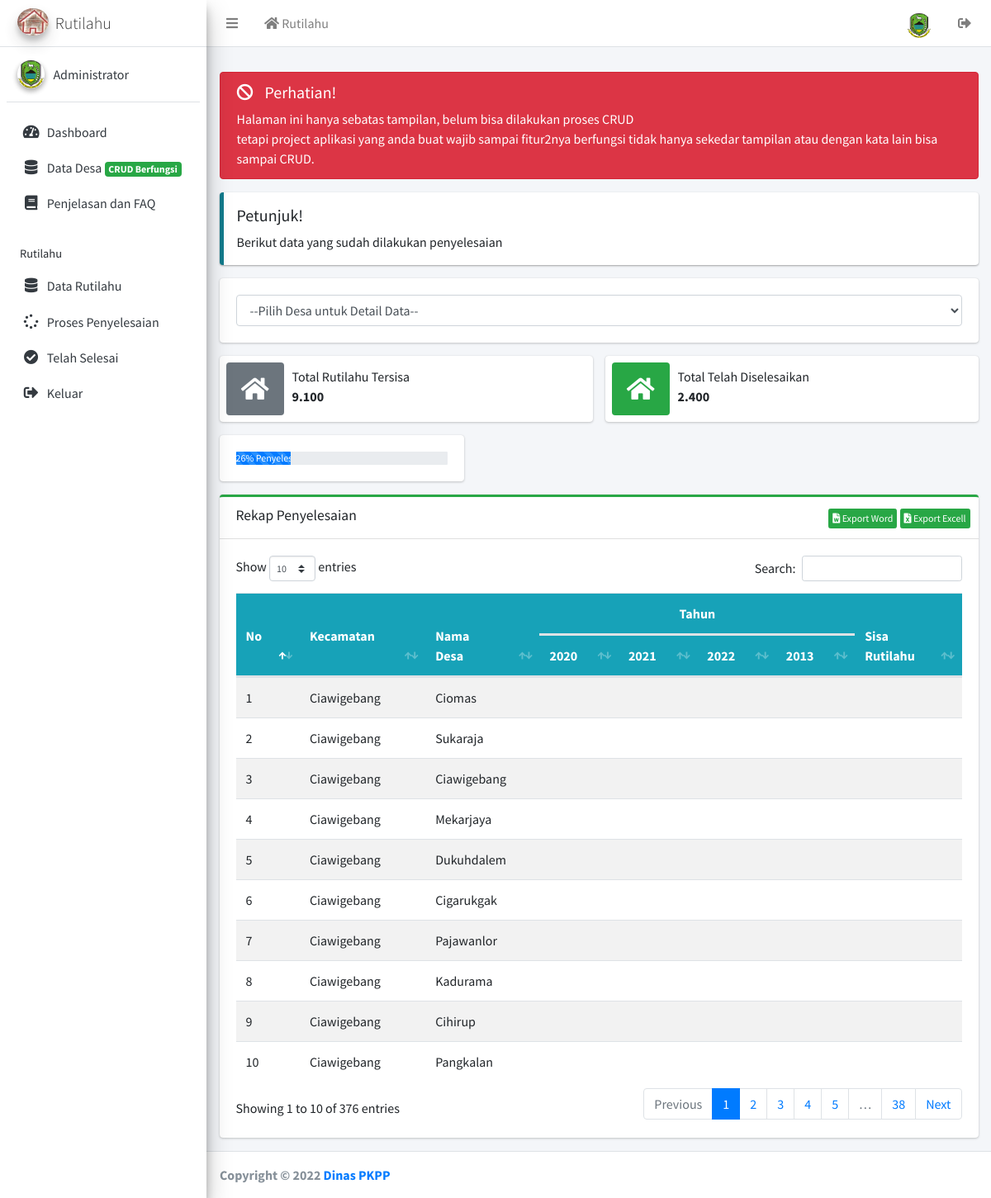
The app's page /admin.php?page=capaian&aksi=rekap (signed in) with its own data.
### tables this page shows
CREATE TABLE `desa` (
  `id` int(3) DEFAULT NULL,
  `id_kec` int(2) DEFAULT NULL,
  `desa` varchar(17) DEFAULT NULL,
  `jenis` int(1) DEFAULT NULL,
  `proses` varchar(1) NOT NULL
);

CREATE TABLE `kec` (
  `id` int(2) DEFAULT NULL,
  `kode` varchar(8) DEFAULT NULL,
  `kecamatan` varchar(13) DEFAULT NULL
);

### module/content/admin/capaian.php (the view, shortened to what this page needs)
        <div class="alert alert-danger">
          <h5><i class="icon fas fa-ban"></i> Perhatian!</h5>
          Halaman ini hanya sebatas tampilan, belum bisa dilakukan proses CRUD<br>
          tetapi project aplikasi yang anda buat wajib sampai fitur2nya berfungsi tidak hanya sekedar tampilan atau dengan kata lain bisa sampai CRUD.
        </div>
		<div class="callout callout-info">
			<h5>Petunjuk!</h5>
            <p>Berikut data yang sudah dilakukan penyelesaian</p>
        </div>
			<div class='row'>
				<div class='col-md-12'>
					<div class='card card-success'>
						<div class='card-body'>
	    	              <select name="desa" class="form-control select2bs4" onchange="window.document.location.href=this.options[this.selectedIndex].value;" required>
    					  <option vaule="#">--Pilih Desa untuk Detail Data--</option>
					        </select>
						</div>
					</div>
				</div>
			</div>
<?php
	switch(@$_GET['aksi']) {
	    case 'rekap':
?>
        <div class="row">
          <div class="col-md-6">
            <div class="info-box">
              <span class="info-box-icon bg-secondary"><i class="fa fa-home"></i></span>
              <div class="info-box-content">
                <span class="info-box-text">Total Rutilahu Tersisa</span>
                <span class="info-box-number">9.100</span>
              </div>
            </div>
          </div>
          <div class="col-md-6">
            <div class="info-box">
              <span class="info-box-icon bg-success"><i class="fa fa-home"></i></span>
              <div class="info-box-content">
                <span class="info-box-text">Total Telah Diselesaikan</span>
                <span class="info-box-number">2.400</span>
              </div>
            </div>
          </div>
          <div class="col-md-4">
		    <div class="card">
		    <div class="card-body">
                <div class="progress">
                  <div class="progress-bar bg-primary progress-bar-striped" role="progressbar"
                       aria-valuenow="40" aria-valuemin="0" aria-valuemax="100" style="width: 26%">
                    26% Penyelesaian
                  </div>
                </div>
			</div>
			</div>
		  </div>
		</div>
        <div class="row">
          <div class="col-lg-12">
            <div class="card card-success card-outline">
              <div class="card-header with-border">
                <h5 class="card-title">Rekap Penyelesaian</h5>
				<div class="card-tools">
					<a href="#" class="btn btn-xs btn-success"><i class="fa fa-file-word"></i> Export Word</a>
					<a href="#" class="btn btn-xs btn-success"><i class="fa fa-file-excel"></i> Export Excell</a>
				</div>
			  </div>
              <div class="card-body">
                <div class="table-responsive">
                    <table id="example1" class="table table-striped">
                        <thead>
                    	<tr class="bg-info">
                    		<th rowspan="2">No<br>&nbsp;</th>
                    		<th rowspan="2">Kecamatan<br>&nbsp;</th>
                    		<th rowspan="2">Nama<br>Desa</th>
                    		<th colspan="4" class="text-center">Tahun</th>
                    		<th rowspan="2">Sisa<br>Rutilahu</th>
                    	</tr>
                    	<tr class="bg-info">
                    		<th>2020</th>
                    		<th>2021</th>
                    		<th>2022</th>
                    		<th>2013</th>
                    	</tr>
                        </thead>
                        <tbody>
                    <?php
                    	$nomor = 1;
                    	$qdesa = mysqli_query($con,"SELECT * FROM kec,desa WHERE kec.id=desa.id_kec ORDER BY kec.kecamatan");
                    	while($desa=mysqli_fetch_array($qdesa)) {
                        	echo "
                        		<tr>
                        			<td>$nomor</td>
                        			<td>$desa[kecamatan]</td>
                        			<td>$desa[desa]</td>
                        			<td></td>
                        			<td></td>
                        			<td></td>
                        			<td></td>
                        			<td></td>
                        		</tr>
                        	";
                    	$nomor++;
                    	}
                    ?>
                        </tbody>
                    </table>
                </div>
              </div>
            </div>
          </div>
        </div>
<?php
        break;
?>
<?php
	}
?>

### records on screen
desa: id_kec.kecamatan "Ciawigebang", desa "Ciomas"
desa: id_kec.kecamatan "Ciawigebang", desa "Sukaraja"
desa: id_kec.kecamatan "Ciawigebang", desa "Ciawigebang"
desa: id_kec.kecamatan "Ciawigebang", desa "Mekarjaya"
desa: id_kec.kecamatan "Ciawigebang", desa "Dukuhdalem"
desa: id_kec.kecamatan "Ciawigebang", desa "Cigarukgak"
desa: id_kec.kecamatan "Ciawigebang", desa "Pajawanlor"
desa: id_kec.kecamatan "Ciawigebang", desa "Kadurama"
desa: id_kec.kecamatan "Ciawigebang", desa "Cihirup"
desa: id_kec.kecamatan "Ciawigebang", desa "Pangkalan"
